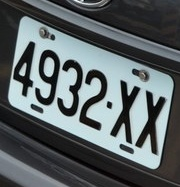
#> input picture 113主題式資料分析課程/車牌辨識/fft-lp-rectify-master/img/0_4932XX_1.jpg, 180 x 187 px
$ jupyter execute LPRect-fft.ipynb
#> lines starting #> are read from the running program, lines starting #| are printed output that depends on the picture
#> in fftplotWarp, orgImg is the input picture: shape (187, 180, 3); mean B, G, R 101.6, 99.6, 91.7
### Define your license plate file

[cell 1]
src="img/0_4932XX_1.jpg"

### FFT rectify main program

[cell 2]
import os, sys
import numpy as np
import math
from matplotlib import pyplot as plt
import cv2
import time
import statistics

isPlot=True
isBias=False
coreCut=0.01
def rgb2gray(rgb):
    return np.dot(rgb[...,:3], [0.2989, 0.5870, 0.1140])


def fftplot(imgPath):
    img = cv2.imread(imgPath)
    pix_color = np.array(img)
    img = rgb2gray(pix_color)
    #print(img.shape)
    f = np.fft.fft2(img)
    fshift = np.fft.fftshift(f)
    magnitude_spectrum = 20*np.log(np.abs(fshift))

    plt.subplot(121),plt.imshow(img, cmap = 'gray')
    plt.title('Input Image'), plt.xticks([]), plt.yticks([])
    plt.subplot(122),plt.imshow(magnitude_spectrum, cmap = 'gray')
    plt.title('Magnitude Spectrum'), plt.xticks([]), plt.yticks([])
    plt.show()


def rgb2gray(rgb):
    return np.dot(rgb[...,:3], [0.2989, 0.5870, 0.1140])


def imgWrapA(orgImg,a):
    column=orgImg.shape[1]
    row=orgImg.shape[0]
    #plt.plot( int(column/2),int(row/2),'rx')#fix
    #plt.plot( int(column/2),int(row/4),'bx')#fix
    #plt.plot( int(column/4),int(row/2-column/4*a),'go')#offset
    pts1 = np.float32([[column/2,row/2],[column/2,row/4],[column/4,row/2-column/4*a]])
    pts2 = np.float32([[column/2,row/2],[column/2,row/4],[column/4,row/2]])
    M = cv2.getAffineTransform(pts1,pts2)
    imgWarpAffine = cv2.warpAffine(orgImg,M,(column,row))
    return imgWarpAffine

def estCorrect(orgImg0, cutoffF=0.8, margin=0.1):
#> called with cutoffF = 0.8, margin = 0.1
    orgImg = cv2.fastNlMeansDenoisingColored(orgImg0,None,9,9,7,21)
    w=orgImg.shape[1]
#> w = 180
    print(w)
#| 180
    crop_img = orgImg[:, int(margin*w):int(w-margin*w)]
    pix_color = np.array(crop_img)
    full_pix_color = np.array(orgImg)
    img = rgb2gray(pix_color)
    img=abs(img[0:-1,:]-img[1:,:])

    print(img.shape)
#| (186, 144)
    f = np.fft.fft2(img)
    fshift = np.fft.fftshift(f)
    magnitude_spectrum = 20*np.log(np.abs(fshift))

    #plt.subplot(143),plt.imshow(np.abs(fshift), cmap = 'gray')
    #plt.title('np.abs(fshift)'), plt.xticks([]), plt.yticks([])
    margin = 0.9 # Cut off the outer 10% of the image
    # Do the polar rotation along 100 angular steps with a radius of 256 pixels.
    size=min(img.shape)
#> size = 144
    polar_img = cv2.warpPolar(magnitude_spectrum, (int(size/2), 200), (img.shape[1]/2,img.shape[0]/2),
                                  size*margin*0.5, cv2.WARP_POLAR_LINEAR)
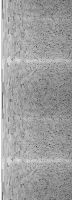
#> polar_img: shape (200, 72) float64; min 72.21, max 253, mean 159.8
    #print(polar_img.shape)

    polar_img_lowF=polar_img[:,int(coreCut*polar_img.shape[1]):int(cutoffF*polar_img.shape[1])]
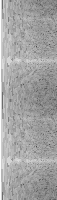
#> polar_img_lowF: shape (200, 57) float64; min 72.21, max 253, mean 164.1

    polar_sum_200=np.sum(polar_img_lowF,axis=1)
#> polar_sum_200 = 200 values, max 11190.2 at index 61, min 8451.6 at index 99, mean 9356.2
    polar_sum=polar_sum_200[0:100]+polar_sum_200[100:200]
#> polar_sum = 100 values, max 22380.4 at index 61, min 16903.1 at index 99, mean 18712.5
    #polar_sum[50]=min(polar_sum) #matthew  do not count center line
    #print(statistics.stdev(polar_sum[25:75]))
    gainStdev=statistics.stdev(polar_sum[25:75])/10000
#> gainStdev = 0.0889
    if isBias:
        polar_sum[45:56]=(polar_sum[45:56]*GAIN*gainStdev+polar_sum[45:56]*(1-gainStdev))
    maxIndex=np.argmax(polar_sum[25:75])+25
#> maxIndex = 61
    print(maxIndex)
#| 61
    offsetDegree=(maxIndex-50)/100*3.14
#> offsetDegree = 0.345
    aEst=np.sin(offsetDegree)
#> aEst = 0.339
    #correctImg=imgWrapA(pix_color,aEst)
    full_pix_color0 = np.array(orgImg0)
    correctImg=imgWrapA(full_pix_color0,aEst)
#> in imgWrapA, `pts1 = np.float32([[column/2,row/2],[column/2,row/4],[column/4,row/2-c..`: pts1 = [[90, 93.5], [90, 46.75], [45, 78.26]]
#> in imgWrapA, `M = cv2.getAffineTransform(pts1,pts2)`: M = [[1, 0, 0], [-0.339, 1, 30.47]]
    #full_pix_color
    #polar_sum[25:75]=min(polar_sum) #matthew  do not count center line
    #maxIndex2=np.argmax(polar_sum)
    #print("maxIndex2={}".format(maxIndex2))

    if isPlot:
        plt.subplots(1,4,figsize=(15,4))
        plt.subplot(151),plt.imshow(img, cmap = 'gray')
        plt.title('Input Image w/ vertical diff'), plt.xticks([]), plt.yticks([])
        plt.subplot(152),plt.imshow(magnitude_spectrum, cmap = 'gray')
        plt.title('Magnitude Spectrum'), plt.xticks([]), plt.yticks([])
        plt.subplot(153),plt.imshow(polar_img, cmap = 'gray')
        plt.title('polar_img'), plt.xticks([]), plt.yticks([])
        plt.subplot(154),plt.plot(polar_sum)
        #print(polar_sum-min(polar_sum))
        plt.title('polar_sum'), plt.xticks([]), plt.yticks([])
        plt.subplot(155),plt.imshow(correctImg)
        plt.title('correctImg'), plt.xticks([]), plt.yticks([])
        plt.show()
#> figure, not shown here; B, G, R data is drawn as R, G, B
    return correctImg

def estCorrect2D(orgImg, cutoffF=0.8, margin=0.1):
    hCorrectedImg=estCorrect(orgImg, cutoffF, margin)
    hCorrectedImg90=np.rot90(hCorrectedImg, )
    vCorrectedImg=estCorrect(hCorrectedImg90, cutoffF, margin)
#> call 2 of estCorrect, with cutoffF = 0.8, margin = 0.1
#| 187
#> in rgb2gray (call 2), `return np.dot(rgb[...,:3], [0.2989, 0.5870, 0.1140])`:
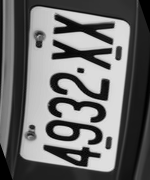
#> returned value: shape (180, 150) float64; min 0, max 234.6, mean 107.8
#> in estCorrect (call 2), `img=abs(img[0:-1,:]-img[1:,:])`:
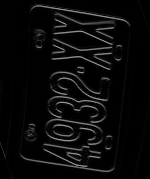
#> img: shape (179, 150) float64; min 0, max 174.9, mean 10.4
#| (179, 150)
#> in estCorrect (call 2), `magnitude_spectrum = 20*np.log(np.abs(fshift))`:
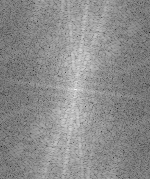
#> magnitude_spectrum: shape (179, 150) float64; min 25.75, max 250.8, mean 140.4
#> in estCorrect (call 2), `polar_img = cv2.warpPolar(magnitude_spectrum, (int(size/2), 200), (img..`:
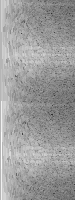
#> polar_img: shape (200, 75) float64; min 46.02, max 250.8, mean 157
#> in estCorrect (call 2), `polar_img_lowF=polar_img[:,int(coreCut*polar_img.shape[1]):int(cutoffF..`:
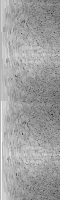
#> polar_img_lowF: shape (200, 60) float64; min 46.02, max 250.8, mean 161.7
#> in estCorrect (call 2), `polar_sum_200=np.sum(polar_img_lowF,axis=1)`: polar_sum_200 = 200 values, max 11670.4 at index 154, min 8640.3 at index 95, mean 9701.6
#> in estCorrect (call 2), `polar_sum=polar_sum_200[0:100]+polar_sum_200[100:200]`: polar_sum = 100 values, max 23269.8 at index 54, min 17554.2 at index 14, mean 19403.2
#> in estCorrect (call 2), `gainStdev=statistics.stdev(polar_sum[25:75])/10000`: gainStdev = 0.115
#> in estCorrect (call 2), `maxIndex=np.argmax(polar_sum[25:75])+25`: maxIndex = 54
#| 54
#> in estCorrect (call 2), `offsetDegree=(maxIndex-50)/100*3.14`: offsetDegree = 0.126
#> in estCorrect (call 2), `aEst=np.sin(offsetDegree)`: aEst = 0.125
#> call 2 of imgWrapA, with a = 0.125
#> in imgWrapA (call 2), `pts1 = np.float32([[column/2,row/2],[column/2,row/4],[column/4,row/2-c..`: pts1 = [[93.5, 90], [93.5, 45], [46.75, 84.14]]
#> in imgWrapA (call 2), `M = cv2.getAffineTransform(pts1,pts2)`: M = [[1, -3.16e-16, 3.89e-14], [-0.125, 1, 11.71]]
#> in imgWrapA (call 2), `imgWarpAffine = cv2.warpAffine(orgImg,M,(column,row))`:
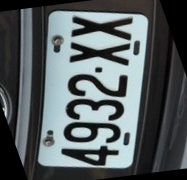
#> imgWarpAffine: shape (180, 187, 3); mean B, G, R 94.6, 92.8, 85.1
#> in estCorrect (call 2), `plt.show()`:
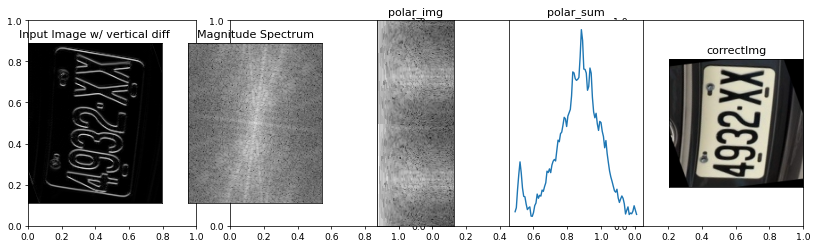
#> figure drawn by matplotlib, 5 panels; B, G, R data is drawn as R, G, B
    vCorrectedImg270=np.rot90(vCorrectedImg,  k=3)
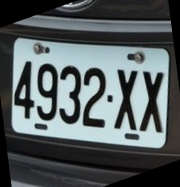
#> vCorrectedImg270: shape (187, 180, 3); mean B, G, R 94.6, 92.8, 85.1
    if isPlot:
        plt.subplots(1,3,figsize=(12,4))
        plt.subplot(131),plt.imshow(orgImg)
        plt.title('Input Image'), plt.xticks([]), plt.yticks([])
        plt.subplot(132),plt.imshow(hCorrectedImg)
        plt.title('Vertical rectify result'), plt.xticks([]), plt.yticks([])
        plt.subplot(133),plt.imshow(vCorrectedImg270)
        plt.title('Horizontal rectify result'), plt.xticks([]), plt.yticks([])
        plt.show()
#> figure, not shown here; B, G, R data is drawn as R, G, B


    return hCorrectedImg, vCorrectedImg270


def fftplotWarp(imgPath):
    orgImg = cv2.imread(imgPath)
    pix_color = np.array(orgImg)
    hCorrectedImg, CorrectedImg=estCorrect2D(pix_color, 0.8, 0.1)


fftplotWarp(src)

$ run again, with 113主題式資料分析課程/車牌辨識/fft-lp-rectify-master/img/0_1111E2_1.jpg copied over 113主題式資料分析課程/車牌辨識/fft-lp-rectify-master/img/0_4932XX_1.jpg
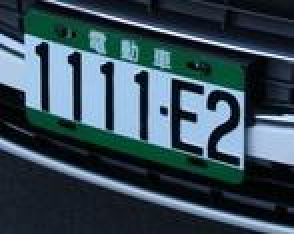
#> input picture 113主題式資料分析課程/車牌辨識/fft-lp-rectify-master/img/0_1111E2_1.jpg, 147 x 117 px (shown 2 times larger)
#> in fftplotWarp, orgImg is the input picture: shape (117, 147, 3); mean B, G, R 87.3, 75.8, 55.5
#| 147
#| (116, 118)
#> polar_sum_200 = 200 values, max 8939 at index 58, min 6749.5 at index 81, mean 7277.8
#> polar_sum = 100 values, max 17877.9 at index 58, min 13499.1 at index 81, mean 14555.6
#> gainStdev = 0.086
#> maxIndex = 58
#| 58
#> offsetDegree = 0.251
#> aEst = 0.249
#> pts1 = [[73.5, 58.5], [73.5, 29.25], [36.75, 49.37]]
#> M = [[1, 0, 0], [-0.249, 1, 18.27]]
#> orgImg: shape (147, 117, 3)
#| 117
#> crop_img: shape (147, 94, 3)
#> img: shape (146, 94) float64
#| (146, 94)
#> in estCorrect (call 2), `magnitude_spectrum = 20*np.log(np.abs(fshift))`:
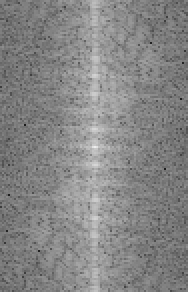
#> magnitude_spectrum: shape (146, 94) float64 (shown 2 times larger); min 28.06, max 238.4, mean 133.9
#> polar_img: shape (200, 47) float64
#> in estCorrect (call 2), `polar_img_lowF=polar_img[:,int(coreCut*polar_img.shape[1]):int(cutoffF..`:
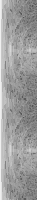
#> polar_img_lowF: shape (200, 37) float64; min 83.04, max 238.4, mean 157
#> polar_sum_200 = 200 values, max 6861 at index 50, min 5338.6 at index 10, mean 5810.4
#> polar_sum = 100 values, max 13722 at index 50, min 10677.3 at index 10, mean 11620.7
#> gainStdev = 0.0645
#> maxIndex = 50
#| 50
#> offsetDegree = 0

$ run again, with 113主題式資料分析課程/車牌辨識/fft-lp-rectify-master/img/0_2326YG_1.jpg copied over 113主題式資料分析課程/車牌辨識/fft-lp-rectify-master/img/0_4932XX_1.jpg
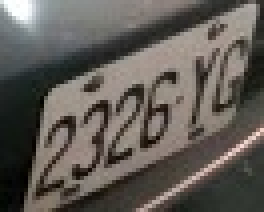
#> input picture 113主題式資料分析課程/車牌辨識/fft-lp-rectify-master/img/0_2326YG_1.jpg, 66 x 53 px (shown 4 times larger)
#> in fftplotWarp, orgImg is the input picture: shape (53, 66, 3); mean B, G, R 86.6, 92.4, 97.2
#| 66
#| (52, 53)
#> polar_sum_200 = 200 values, max 3387.7 at index 37, min 2551.2 at index 79, mean 2863.7
#> polar_sum = 100 values, max 6571.1 at index 36, min 5163.1 at index 79, mean 5727.4
#> gainStdev = 0.0339
#> maxIndex = 36
#| 36
#> offsetDegree = -0.44
#> aEst = -0.426
#> pts1 = [[33, 26.5], [33, 13.25], [16.5, 33.52]]
#> M = [[1, 0, 0], [0.426, 1, -14.04]]
#> orgImg: shape (66, 53, 3)
#| 53
#> crop_img: shape (66, 42, 3)
#> img: shape (65, 42) float64
#| (65, 42)
#> magnitude_spectrum: shape (65, 42) float64
#> polar_img: shape (200, 21) float64
#| 56
#> imgWarpAffine: shape (66, 53, 3)
#> in estCorrect2D, `vCorrectedImg270=np.rot90(vCorrectedImg,  k=3)`:
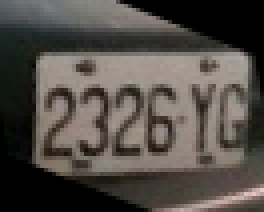
#> vCorrectedImg270: shape (53, 66, 3) (shown 4 times larger); mean B, G, R 70.6, 75.9, 81.2
